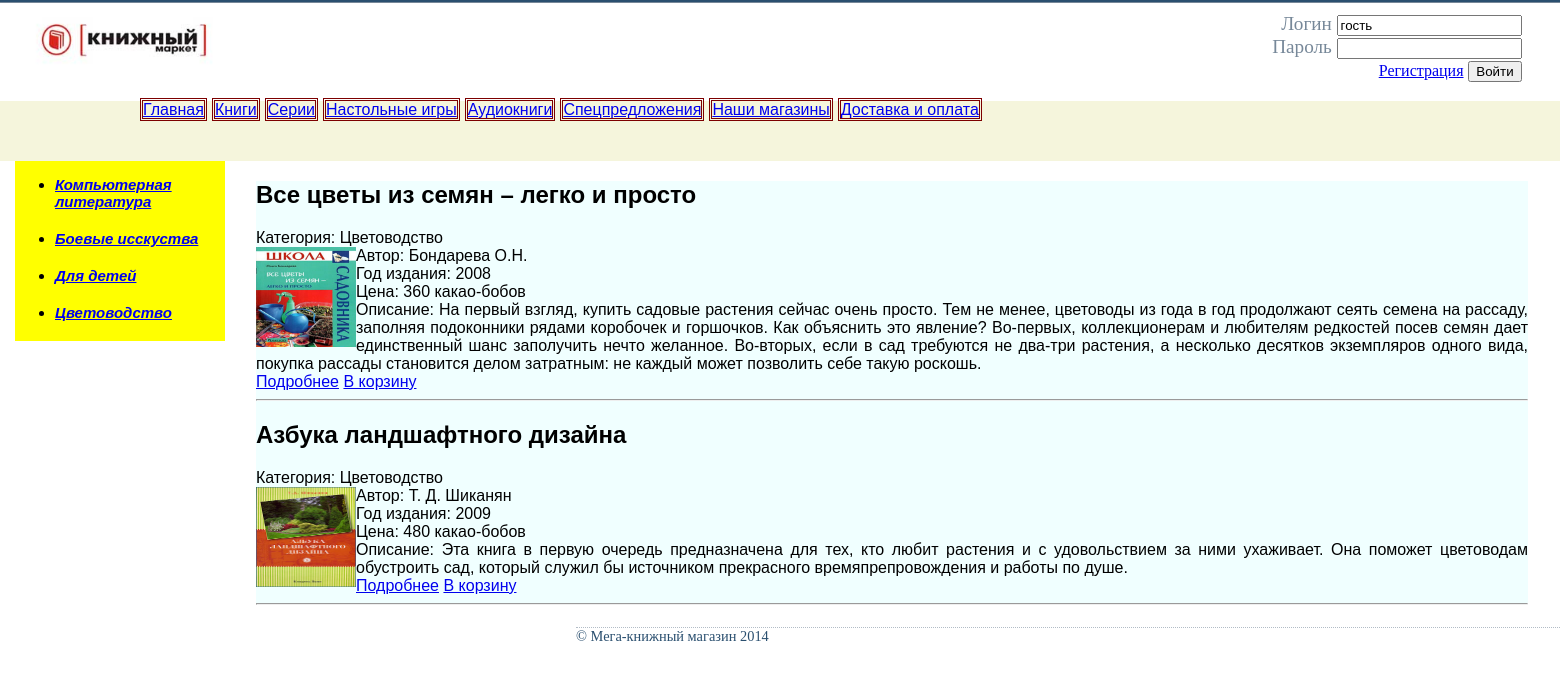
The app's page /index.php?page=book&category=4 with its own data.
### tables this page shows
CREATE TABLE books(
                    	id INTEGER PRIMARY KEY AUTOINCREMENT,
                        author TEXT,
                    	title TEXT,
                        pubyear INTEGER,
                        price INTEGER,
                        image TEXT,
                    	category INTEGER,
                    	description TEXT
                    );

### inc/headers.inc.php (called while the page is built, shortened)
<?php
    include "/dao/LibraryDB.class.php";
    $libraryDB = new LibraryDB("dao/db/");
    if (!empty($_GET['category']))
        $category = strtolower(clearInt($_GET['category']));
?>

### dao/LibraryDB.class.php (called while the page is built, shortened)
<?php
    class LibraryDB {
        protected $db;
        function __construct($path){
            if (is_file($path.self::DB_NAME)){
                $this->db = new SQLite3($path.self::DB_NAME);
            }
        }
        function getBooksByCategory($category){
            $sql = "SELECT books.id as id, author, title, pubyear, price, image, category.name as category, description
                    FROM books, category
                    WHERE books.category = category.id AND books.category = '$category'";
            $result = $this->db->query($sql) or die($this->db->lastErrorMsg());
            if ($result){
                $allBooks = array();
                while($book = $result->fetchArray(SQLITE3_ASSOC)){
                    $allBooks[] = $book;
                }
                return $allBooks;
            }
            return false;
        }
    }
?>

### inc/showCatalog.php (the view, shortened to what this page needs)
<?php
    if (isset($category))
        $books = $libraryDB->getBooksByCategory($category);
    else
        $books = $libraryDB->getBooks();
    if (!$books)
        echo "Данный товар отсутствует";
    else{
        if ($_SESSION['user'] == 'admin'){
            $action1 = "Редактировать";
            $action2 = "Удалить";
            $function1 = "javascript:redactBook";
            $function2 = "deleteBook";
        } else{
            $action1 = "Подробнее";
            $action2 = "В корзину";
            $function1 = "{$_SERVER['REQUEST_URI']}&bookid=$id";
            $function2 = "addToBasket";
        }
        foreach($books as $book){
            $id = $book['id'];
            $author = $book['author'];
            $title = $book['title'];
            $pubyear = $book['pubyear'];
            $price = $book['price'];
            $image = $book['image'];
            $category = $book['category'];
            $description = nl2br($book['description']);
            echo <<<BOOKS
            <div>
                <h2>$title</h2>
                Категория: $category<br>
                <img src="$image" height="100" width="100" align="left"/>
                Автор: $author<br>
                Год издания: $pubyear<br>
                Цена: $price какао-бобов<br>
                Описание: $description<br>
                <span ><a href="$function1($id)">$action1</a></span>
                <span align="right"><a href="javascript:$function2($id)">$action2</a></span>
            </div>
            <hr>
BOOKS;
        }
    }
?>

### inc/style.css (style rules this page uses)
body { margin: 0; padding: 0; background-color: #FFFFFF; color: #000000; font-family: Arial, Helvetica, sans-serif; border-top: 2px solid #2A4F6F; }

### records on screen
books: title "Все цветы из семян – легко и просто", category "Цветоводство", image (picture), author "Бондарева О.Н.", pubyear "2008", price "360", description "На первый взгляд, купить садовые растения сейчас очень просто. Тем не менее, цветоводы из года в год продолжают сеять семена на рассаду, заполняя подоконники рядами коробочек и горшочков. Как объяснить это явление? Во-первых, коллекционерам и любителям редкостей посев семян дает единственный шанс заполучить нечто желанное. Во-вторых, если в сад требуются не два-три растения, а несколько десятков экземпляров одного вида, покупка рассады становится делом затратным: не каждый может позволить себе такую роскошь."
books: title "Азбука ландшафтного дизайна", category "Цветоводство", image (picture), author "Т. Д. Шиканян", pubyear "2009", price "480", description "Эта книга в первую очередь предназначена для тех, кто любит растения и с удовольствием за ними ухаживает. Она поможет цветоводам обустроить сад, который служил бы источником прекрасного времяпрепровождения и работы по душе."

### other values on screen
$item['link'] "Главная"
$item['link'] "Книги"
$item['link'] "Серии"
$item['link'] "Настольные игры"
$item['link'] "Аудиокниги"
$item['link'] "Спецпредложения"
$item['link'] "Наши магазины"
$item['link'] "Доставка и оплата"
$item['link'] "Компьютерная литература"
$item['link'] "Боевые исскуства"
$item['link'] "Для детей"
$item['link'] "Цветоводство"
